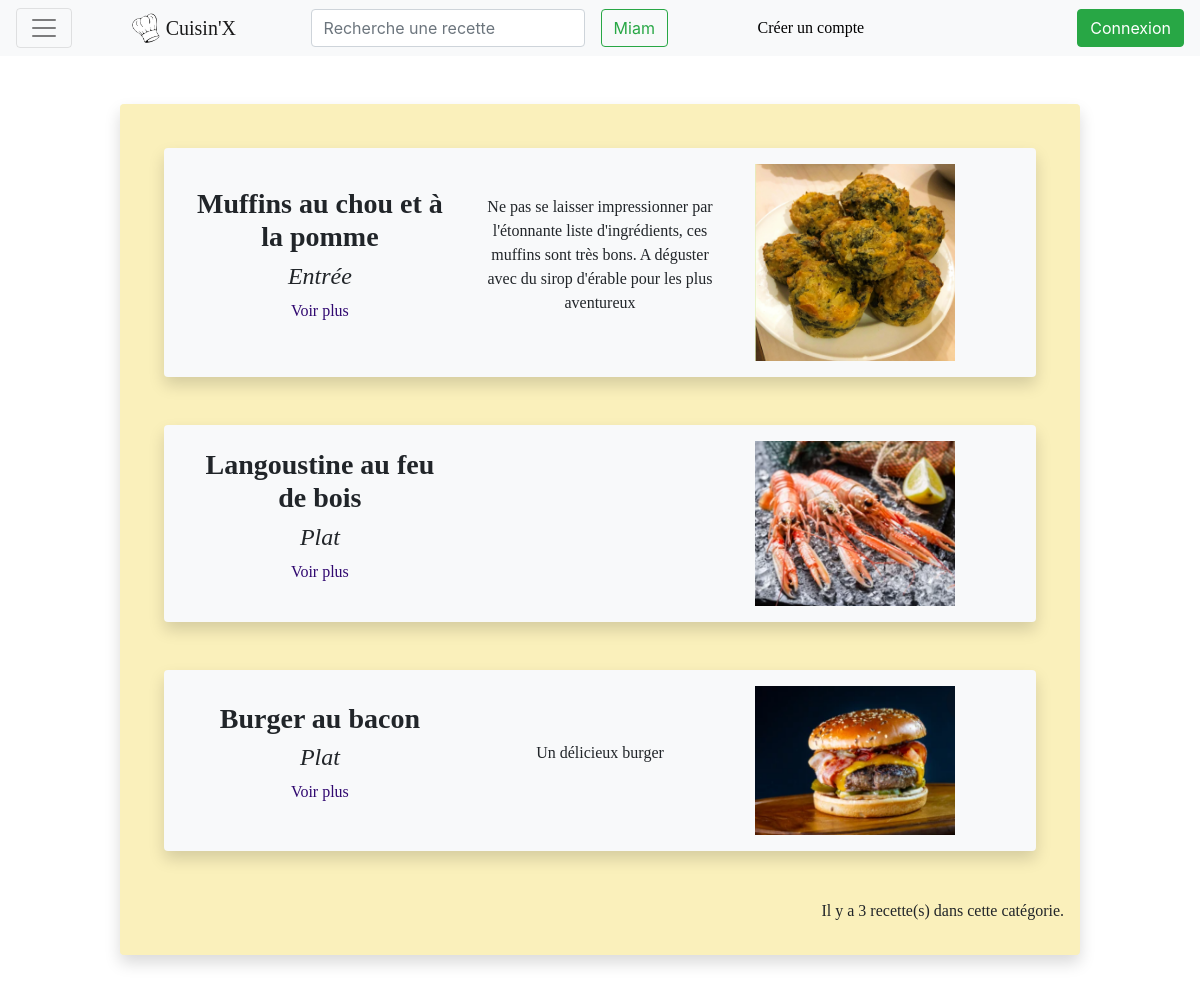
/index.php?page=Categorie&cat=2, run on the app's committed database.
### tables this page shows
CREATE TABLE `recettes` (
  `id` int(11) NOT NULL,
  `nom_plat` varchar(64) NOT NULL,
  `createur` varchar(64) DEFAULT NULL,
  `id_difficulte` int(11) NOT NULL,
  `id_contenu` int(11) NOT NULL,
  `id_type` int(11) NOT NULL,
  `image` varchar(64) DEFAULT NULL,
  `consigne` text NOT NULL,
  `temps_cuisson` int(11) DEFAULT NULL,
  `temps_preparation` int(11) NOT NULL,
  `description` text NOT NULL,
  `nb_personne` int(11) NOT NULL
);

CREATE TABLE `type_plat` (
  `id` int(11) NOT NULL,
  `nom` varchar(40) NOT NULL
);

### class/TypePlat.php (called while the page is built, shortened)
<?php
class TypePlat {
    public static function id_to_nomTypePlat($dbh,$id_type){
        $query = "SELECT * FROM `type_plat` WHERE `id`= ?;";
        $sth = $dbh->prepare($query);
        $request_succeeded = $sth->execute(array($id_type));
        if ($request_succeeded){
            $nom_type = $sth->fetch();
            return $nom_type['nom'];
        }
        else{
            return null;
        }
    }
}

### content/content_Categorie.php (the view, shortened to what this page needs)
<?php
    function getContent($args){
        $id_cat = $_GET['cat'];
        $dbh = $args['dbh'];
        if($id_cat == 1){$bg_color = '#bbfac0';}
        elseif($id_cat == 2){$bg_color = '#faf0bb';}
        else {$bg_color = '#ffb1af';}
        echo "<br><div class='container shadow p-3 mb-5 rounded' style='background-color:$bg_color'>";
        $query = "SELECT * FROM recettes WHERE id_difficulte = $id_cat";
        $sth = $dbh->prepare($query);
        $sth->execute(array($_GET['cat']));
        $nb_resultat = 0;
        while ($element = $sth->fetch(PDO::FETCH_ASSOC)) {
            echo '<div class="row shadow p-3 mb-5 bg-light rounded align-items-center" style="margin: 3%">
                <div class="col-4 text-center">
                    <h3 style="font-weight:bold">'.htmlspecialchars($element["nom_plat"]).'</h3>
                    <h4 style="font-style: italic">'.htmlspecialchars(TypePlat::id_to_nomTypePlat($dbh,$element["id_type"])).'</h4>
                    <p> <a class="bolien" href="index.php?page=Recette&recette='.htmlspecialchars($element["id"]).'">Voir plus</a> </p>
                </div>
                <div class="col-4 text-center">
                    <p>'.htmlspecialchars($element["description"]).'</p>
                </div>
                <div class="col-4">
                    <a href="index.php?page=Recette&recette='.$element["id"].'">
                    <img src='.$element["image"].' alt="Image" style="width:200px">
                    </a>
                </div>
            </div>';
            $nb_resultat++;
        }
        echo '<p class="text-right">Il y a '.$nb_resultat.' recette(s) dans cette catégorie.</p>';
        echo '</div>';
    }

### css/perso.css (style rules this page uses)
.bolien { color: rgb(48, 8, 112); }

### data on the page
recettes: nom_plat "Muffins au chou et à la pomme", id_type.nom "Entrée", description "Ne pas se laisser impressionner par l'étonnante liste d'ingrédients, ces muffins sont très bons. A déguster avec du sirop d'érable pour les plus aventureux", image (picture)
recettes: nom_plat "Langoustine au feu de bois", id_type.nom "Plat", image (picture)
recettes: nom_plat "Burger au bacon", id_type.nom "Plat", description "Un délicieux burger", image (picture)

### other printed values
$nb_resultat "3"
